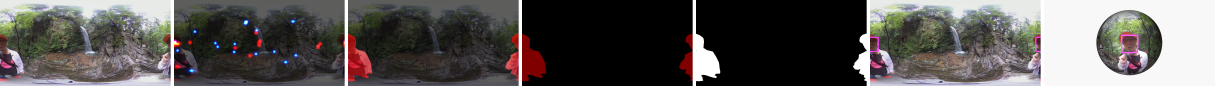
#> input picture 360VSOD/show/_-0suxwissusc_000252.png, 3644 x 256 px, given in place of _-0suxwissusc_000252.png.mp4, which was not available (shown at 1/3 size)
$ python stts_main.py   (older library calls are emulated)
#> lines starting #> are read from the running program, lines starting #| are printed output that depends on the picture; pictures that were not available may be replaced by others from this repository, and a replacement may not be noted
import os
import cv2
import numpy as np
from scipy import ndimage
import stts_utils as utils


# parameters (to generate overlays)
genOverlay = 0

Width = 3840
Height= 2048
Fps = 30

seq2frm = 0
frm2oly_2 = 0
frm2oly = 0
oly2vid = 0

# parameters (vr_scene)
vr_scene = 0
seq_height = 300
seq_width = 600

# auto overlay
auto_oly = 0
pixel_shift_lat = 18
pixel_shift_lon = 0
bool_rescale = False
bool_shift = False

# video check
bool_frm2vid = False

# auto overlay (final version)
frm_interval = 1
bool_shift_scale = True
pixel_shift = 20
pixel_reserve = 15
pixel_up = 10
pole_cut = 30

bool_numFrm = False
bool_SOD_crop = False

class PanoVSOD_stts():
    def __init__(self):
        self.path_seq = os.getcwd() + '/stimulis/'
        self.path_sor = os.getcwd() + '/source_videos/'
        self.path_frm = os.getcwd() + '/frames/' # one by one
        self.path_syn = os.getcwd() + '/synthetic_video.avi'
        self.path_oly = os.getcwd() + '/overlay_salmap/w/'
        self.path_fix = os.getcwd() + '/fixations/' # one by one
        self.path_FM = os.getcwd() + '/fixation_maps/'

    # [320 lines left out: functions num_frames_count, VideoToImg, ImgToVideo, fixation_overlay, fixation_overlay_2, gaussian_smooth and 3 more, not called in this run]

    def auto_oly_2(self):
        file_ids = os.listdir(os.getcwd() + '/fixations_w_sound/')
        #file_ids = os.listdir(os.getcwd() + '/temp/')

        fix_wo_special_list = ['_-1An41lDIJ6Q', '_-SdGCX2H-_Uk', '_-3DMhSnlf3Oo', '_-gSueCRQO_5g', '_-MFVmxoXgeNQ',
                               '_-MzcdEI-tSUc_1', '_-nDu57CGqbLM', '_-dd39herpgXA', '_-eqmjLZGZ36k', '_-G8pABGosD38',
                               '_-G8pABGosD38_B', '_-gqLmxlTXU64', '_-ByBF08H-wDA_B', '_-I6EHQIQ_StU_B', '_-JbGlLbNYBy8_B',
                               '_-ZOqHvzhhb_8_B']
        fix_w_special_list = ['_-ZuXCMpVR24I', '_-gSueCRQO_5g', '_-MFVmxoXgeNQ', '_-MzcdEI-tSUc_1', '_-nDu57CGqbLM',
                              '_-dd39herpgXA', '_-eqmjLZGZ36k', '_-G8pABGosD38', '_-G8pABGosD38_B', '_-gqLmxlTXU64',
                              '_-ByBF08H-wDA_B', '_-I6EHQIQ_StU_B', '_-JbGlLbNYBy8_B', '_-ZOqHvzhhb_8_B']
        fix_reserve_left_list = ['_-0suxwissusc', '_-7P37xEKbLrQ', '_-69Aw5PC1h4Y', '_-72f3ayGhMEA_2',
                                 '_-72f3ayGhMEA_6', '_-Bvu9m__ZX60', '_-HNQMF7e6IL0', '_-IRG9Z7Y2uS4', '_-Ngj6C_RMK1g_2',
                                 '_-72f3ayGhMEA_6_B', '_-MzcdEI-tSUc_1', '_-0cfJOmUaNNI_1']
        fix_reserve_right_list = ['_-Ngj6C_RMK1g_1', '_-72f3ayGhMEA_4', '_-gqLmxlTXU64', '_-ZOqHvzhhb_8_B']

        count_seq = 0
        count_special = 0
        count_reserve = 0
        for id in file_ids:
            #debug
            #id = '_-Uy5LTocHmoA_2'
            #if count_seq == 1:
              #  break
            bool_special_shift_wo = False
            bool_special_shift_w = False
            bool_reserve_left = False
            bool_reserve_right = False
            if id in fix_wo_special_list:
                bool_special_shift_wo = True
                special_shift_wo = int(-1 * 13)
                count_special += 1
            if id in fix_w_special_list:
                bool_special_shift_w = True
                special_shift_w = int(-1 * 13)
                count_special += 1
            if id in fix_reserve_left_list:
                bool_reserve_left = True
                count_reserve += 1
            if id in fix_reserve_right_list:
                bool_reserve_right = True
                count_reserve += 1

            fix_wo_path = os.path.join(os.getcwd() + '/fixations_wo_sound/', id)
            fix_wo_files = os.listdir(fix_wo_path)
            fix_wo_files.sort(key=lambda x: x[:-4])
            fix_w_path = os.path.join(os.getcwd() + '/fixations_w_sound/', id)
            fix_w_files = os.listdir(fix_w_path)
            fix_w_files.sort(key=lambda x: x[:-4])

            seq_item = cv2.VideoCapture(os.getcwd() + '/source_videos/' + id + '.mp4')
            seq_width = int(seq_item.get(3))
            seq_height = int(seq_item.get(4))
            seq_fps = int(seq_item.get(5))
            seq_numFrm = int(seq_item.get(7))

            oly_vid_path = os.getcwd() + '/' + id + '.avi'
            #oly_vid = cv2.VideoWriter(oly_vid_path, 0, seq_fps, (560, 300))
            oly_vid = cv2.VideoWriter(oly_vid_path, 0, seq_fps, (seq_width, seq_height))

            count_frm = 0
            for idx in range(seq_numFrm):
                if (idx + 1) % frm_interval == 0:
                    seq_item.set(1, idx)
                    ret, frame = seq_item.read()
#> frame is the input picture: shape (256, 3644, 3); mean B, G, R 85.8, 87.5, 91
                    if ret == False:
                        continue

                    # find the corresponding w/wo sound fixation maps + shifting
                    png_wo_path = fix_wo_path + '/' + fix_wo_files[idx]
                    fix_wo = cv2.imread(png_wo_path, cv2.IMREAD_GRAYSCALE)
#> fix_wo: shape (256, 3644); min 0, max 255, mean 88

                    if bool_special_shift_wo == True:
                        fix_wo = np.roll(fix_wo, special_shift_wo, axis=0)

                    png_w_path = fix_w_path + '/' + fix_w_files[idx]
                    fix_w = cv2.imread(png_w_path, cv2.IMREAD_GRAYSCALE)

                    if bool_special_shift_w == True:
                        fix_w = np.roll(fix_w, special_shift_w, axis=0)

                    # process the wo sound fixation maps with shift and scale
                    fix_wo_shift = fix_wo.copy()
                    fix_wo_l = fix_wo[:, :pixel_shift]
                    fix_wo_r = fix_wo[:, pixel_shift:]

                    fix_wo_shift[:, :-pixel_shift] = fix_wo_r
                    fix_wo_shift[:, -pixel_shift:] = fix_wo_l
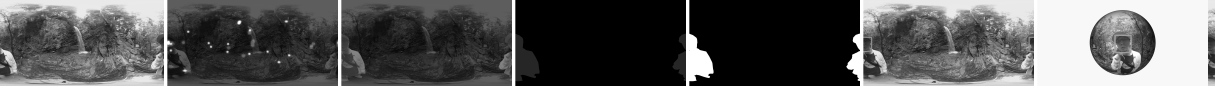
#> fix_wo_shift: shape (256, 3644) (shown at 1/3 size); min 0, max 255, mean 88

                    if seq_height == 1920:  # up shift
                        fix_wo_shift = np.roll(fix_wo_shift, -pixel_up, axis=0)

                    if seq_height == 2160: # down shift
                        fix_wo_shift = np.roll(fix_wo_shift, int(pixel_up / 2), axis=0)

                    fix_wo_shift = cv2.resize(fix_wo_shift, (600 - pixel_shift * 2, 300))
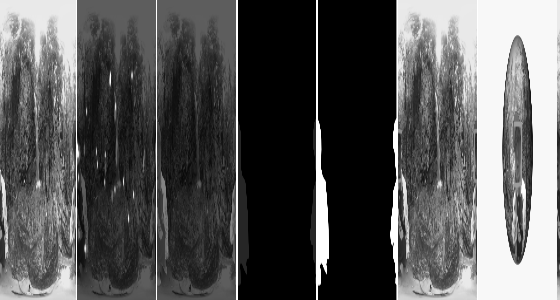
#> fix_wo_shift: shape (300, 560); min 0, max 255, mean 88

                    fix_wo_shift_scale = np.zeros((300, 600))
                    fix_wo_shift_scale[:, pixel_shift:600 - pixel_shift] = fix_wo_shift

                    if bool_reserve_left == True:
                        fix_wo_shift_scale[:, (pixel_shift-pixel_reserve):pixel_shift] = fix_wo_shift[:, -pixel_reserve:]
                        fix_wo_shift_scale[:, -(pixel_reserve + pixel_shift):-pixel_shift] = 0

                    if bool_reserve_right == True:
                        fix_wo_shift_scale[:, -pixel_shift:-(pixel_shift-pixel_reserve)] = fix_wo_shift[:, :pixel_reserve]
                        fix_wo_shift_scale[:, pixel_shift:(pixel_reserve + pixel_shift)] = 0

                    fix_wo_shift_scale[-pole_cut:, :] = 0 # cut the border
                    fix_wo_shift_scale[:pole_cut, :] = 0
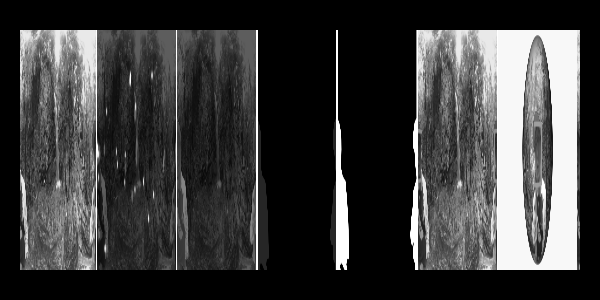
#> fix_wo_shift_scale: shape (300, 600) float64; min 0, max 255, mean 60.5

                    # process the w sound fixation maps with shift and scale
                    fix_w_shift = fix_w.copy()
                    fix_w_l = fix_w[:, :pixel_shift]
                    fix_w_r = fix_w[:, pixel_shift:]

                    fix_w_shift[:, :-pixel_shift] = fix_w_r
                    fix_w_shift[:, -pixel_shift:] = fix_w_l

                    if seq_height == 1920:  # up shift
                        fix_w_shift = np.roll(fix_w_shift, -pixel_up, axis=0)

                    if seq_height == 2160:  # down shift
                        fix_w_shift = np.roll(fix_w_shift, int(pixel_up / 2), axis=0)

                    fix_w_shift = cv2.resize(fix_w_shift, (600 - pixel_shift * 2, 300))

                    fix_w_shift_scale = np.zeros((300, 600))
                    fix_w_shift_scale[:, pixel_shift:600 - pixel_shift] = fix_w_shift

                    if bool_reserve_left == True:
                        fix_w_shift_scale[:, (pixel_shift - pixel_reserve):pixel_shift] = fix_w_shift[:, -pixel_reserve:]
                        fix_w_shift_scale[:, -(pixel_reserve + pixel_shift):-pixel_shift] = 0

                    if bool_reserve_right == True:
                        fix_w_shift_scale[:, -pixel_shift:-(pixel_shift-pixel_reserve)] = fix_w_shift[:, :pixel_reserve]
                        fix_w_shift_scale[:, pixel_shift:(pixel_reserve + pixel_shift)] = 0

                    fix_w_shift_scale[-pole_cut:, :] = 0
                    fix_w_shift_scale[:pole_cut, :] = 0

                    # generate the wo sound heatmap of the current frame
                    fix_wo_shift_scale = fix_wo_shift_scale[:, :, np.newaxis]
                    fixation_wo = []
                    for i in range(3):
                        fixation_wo.append(fix_wo_shift_scale)
#> after the loop, fixation_wo = 3 items
                    fixation_wo = np.concatenate(fixation_wo, axis=2)

                    fixation_wo = cv2.resize(fixation_wo, (seq_width, seq_height))
#> fixation_wo: shape (256, 3644, 3) float64
                    fixation_wo = cv2.normalize(fixation_wo, None, alpha=0, beta=255, norm_type=cv2.NORM_MINMAX,
                                               dtype=cv2.CV_8UC1)
                    fixation_wo = cv2.applyColorMap(fixation_wo, cv2.COLORMAP_OCEAN)
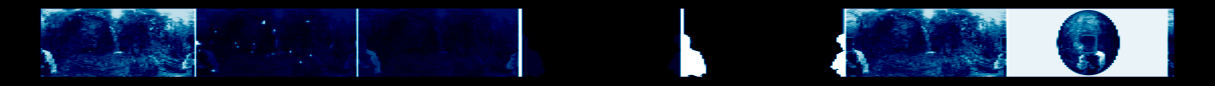
#> fixation_wo: shape (256, 3644, 3) (shown at 1/3 size); mean B, G, R 60.5, 35.1, 24.5

                    # generate the w sound heatmap of the current frame
                    fix_w_shift_scale = fix_w_shift_scale[:, :, np.newaxis]
                    fixation_w = []
                    for i in range(3):
                        fixation_w.append(fix_w_shift_scale)
#> after the loop, fixation_w = 3 items
                    fixation_w = np.concatenate(fixation_w, axis=2)

                    fixation_w = cv2.resize(fixation_w, (seq_width, seq_height))
                    fixation_w = cv2.normalize(fixation_w, None, alpha=0, beta=255, norm_type=cv2.NORM_MINMAX,
                                                dtype=cv2.CV_8UC1)
                    fixation_w = cv2.applyColorMap(fixation_w, cv2.COLORMAP_HOT)
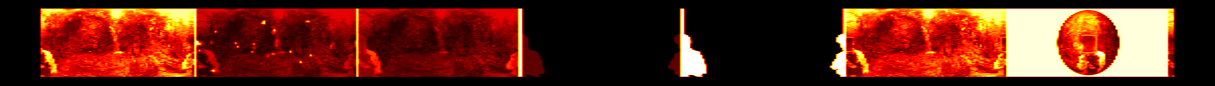
#> fixation_w: shape (256, 3644, 3) (shown at 1/3 size); mean B, G, R 21.3, 37.5, 103.1

                    # overlay
                    heatmap = cv2.addWeighted(fixation_wo, 1, fixation_w, 1, 0)
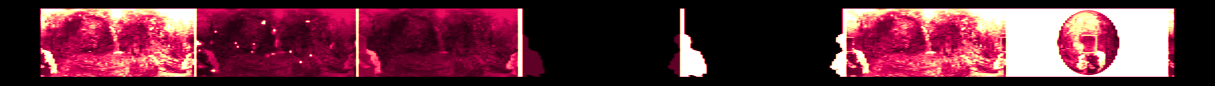
#> heatmap: shape (256, 3644, 3) (shown at 1/3 size); mean B, G, R 61.6, 45.2, 103.1
                    overlay = cv2.addWeighted(frame, 0.5, heatmap, 1, 0)
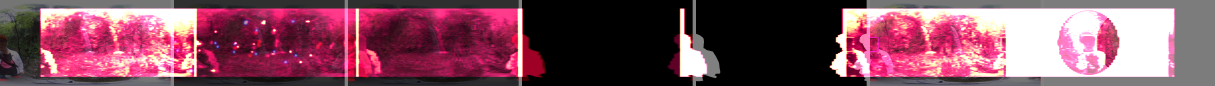
#> overlay: shape (256, 3644, 3) (shown at 1/3 size); mean B, G, R 96.1, 78.2, 130.4

                    # write the current key frame
                   # oly_write = cv2.resize(overlay, (1080, 540))
                    oly_vid.write(overlay)

                count_frm += 1
                print("{} frames processed.".format(count_frm))

            count_seq += 1
            print("{} videos processed.".format(count_seq))

            oly_vid.release()

        print("totally {} special videos.".format(count_special))
        print("totally {} videos with special edge processing.".format(count_reserve))

    # [5 lines left out: function SOD_crop, not called in this run]


if __name__ == '__main__':
    pvsod = PanoVSOD_stts()

    if bool_numFrm == True:
        nFrames = pvsod.num_frames_count()
        print("There are totally {} frames.".format(nFrames))

    if genOverlay == 1:
        if seq2frm == 1:
            pvsod.VideoToImg()

        if frm2oly == 1:
            pvsod.fixation_overlay()

        if frm2oly_2 == 1:
            pvsod.fixation_overlay_2()

        if oly2vid == 1:
            pvsod.ImgToVideo()

    if vr_scene == 1:
        #pvsod.vrs_txt_rename()
        pvsod.vrs_coor()

    if auto_oly == 1:
        pvsod.auto_oly_vid()

    if bool_frm2vid == True:
        pvsod.ImgToVideo()

    if bool_shift_scale == True:
        pvsod.auto_oly_2()

    if bool_SOD_crop == True:
        pvsod.SOD_crop()
